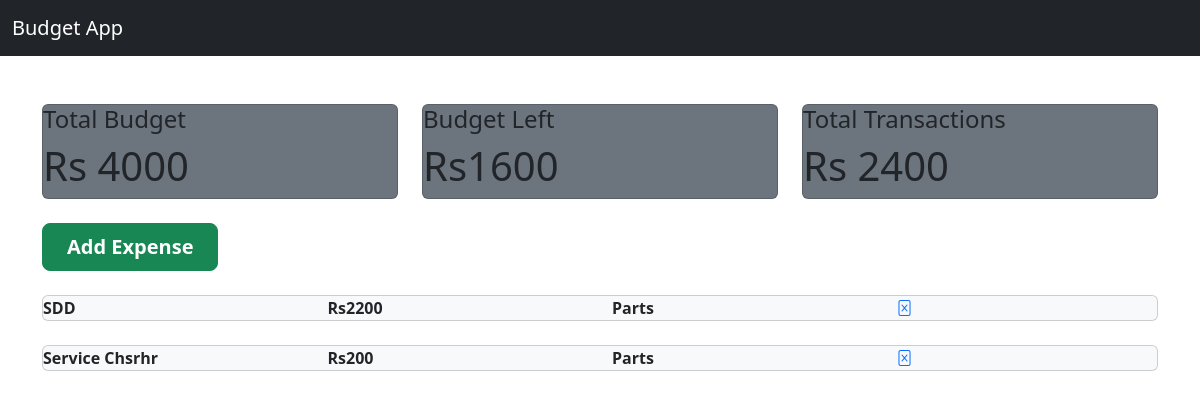
Before: /desktop-repair with the older database file.
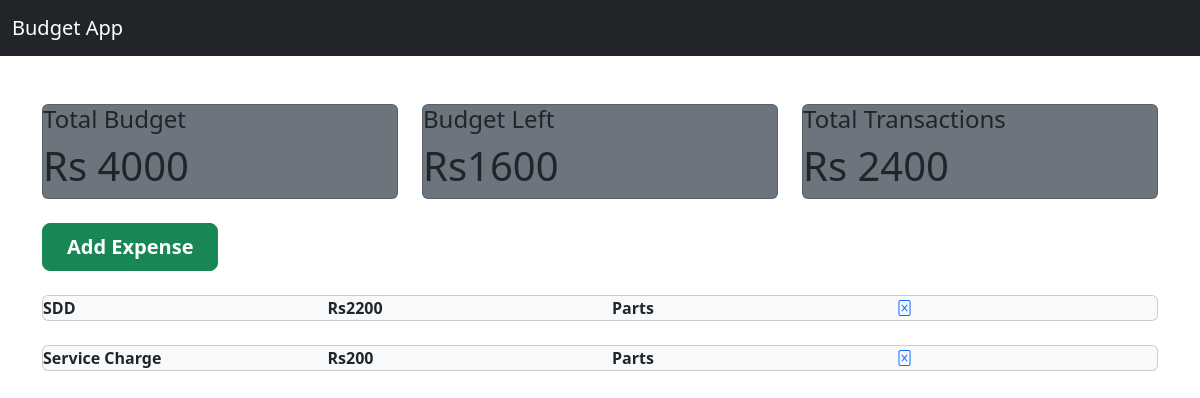
After: the same page with the newer database file.
### budget/models.py (models this page shows)
class Expense(models.Model):
    project=models.ForeignKey(Project,on_delete=models.CASCADE,related_name='expenses')
    title=models.CharField(max_length=100)
    amount=models.IntegerField()
    category=models.ForeignKey(Category, on_delete=models.CASCADE)

class Category(models.Model):
    project=models.ForeignKey(Project,on_delete=models.CASCADE)
    name=models.CharField(max_length=50)

### budget/views.py (the view, shortened to what this page needs)
# urls.py: path('<slug:project_slug>',project_detail,name='detail'),
def project_detail(request,project_slug):
    project=get_object_or_404(Project,slug=project_slug)
    expense_list=project.expenses.all()
    project_list=Project.objects.all()
    form = ExpenseForm(request.POST or None)
    if request.method=='GET':
        return render(request,'budget/project-detail.html',{'project':project,'expense_list':expense_list, 'form':form,'project_list':project_list})

### budget/templates/budget/project-detail.html (shortened to what this page needs)
{% extends 'budget/base.html' %}
{% block content %}
<body>
    <div class="container">
        <section class="row mt-5">
            <div class="col 14">
                <div class="card bg-secondary">
                    <h4>Total Budget</h4>
                    <h1>Rs {{ project.budget}} </h1>
                </div>
            </div>
            <div class="col 14">
                <div class="card bg-secondary">
                    <h4>Budget Left</h4>
                    <h1>Rs1600 </h1>
                </div>
            </div>
            <div class="col 14">
                <div class="card bg-secondary">
                    <h4>Total Transactions</h4>
                    <h1>Rs 2400 </h1>
                </div>
            </div>
        </section>
        <section>
            <div class="row">
                <div class="d-grid mt-4 gap-2 d-sm-flex justify-content-sm-right">
                    <button type="button" class="btn btn-success btn-lg px-4 me-sm-3 fw-bold " id="open-popup"
                        data-toggle="modal" data-target="#exampleModal">Add Expense</button>
                </div>
            </div>
            <ul class="list-unstyled">
                {% for expense in expense_list %}
                <li>
                    <div class="card bg-light  mt-4 fw-bold">
                        <div class="row">
                            <div class="col ">
                                <span class="title">{{ expense.title }}</span>
                            </div>
                            <div class="col ">
                                <span class="title">Rs{{expense.amount}}</span>
                            </div>
                            <div class="col ">
                                <span class="title">{{expense.category.name}}</span>
                            </div>
                            <div class="col">
                                <a href="delete">
                                    <i class="bi bi-file-excel btn-outline-danger "></i> </a>
                            </div>
                        </div>
                    </div>
                </li>
                {% endfor %}
            </ul>
        </section>
    </div>
</body>
{% endblock %}

Changed rows visible on the page:
changed Expense: title "Service Chsrhr" → "Service Charge"
